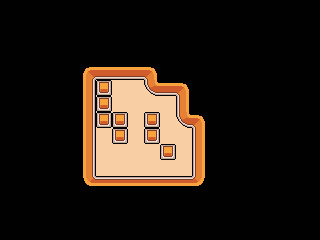

The image is a tile-based game level rendered from a .tmx file. Its description and source (layers, tilesets, objects; grid data summarised) follow:
An orthogonal 20x15 tile map with 16x16 px tiles, 2 tile layers (Tile Layer 1, Tile Layer 2) and 23 objects.

<map version="1.9" tiledversion="1.9.2" orientation="orthogonal" renderorder="right-down" width="20" height="15" tilewidth="16" tileheight="16" infinite="0" nextlayerid="15" nextobjectid="187">
 <tileset firstgid="1" name="fantasy" tilewidth="16" tileheight="16" tilecount="1120" columns="28">
  <image source="tilesets/tileset.png" width="448" height="640" />
 </tileset>
 <objectgroup id="6" name="collisions">
  <object id="156" x="80" y="64" width="64" height="16" />
  <object id="157" x="144" y="80" width="48" height="16" />
  <object id="160" x="80" y="176" width="112" height="16" />
  <object id="161" x="80" y="112" width="16" height="64" />
  <object id="162" x="80" y="112" width="32" height="16" />
  <object id="166" x="80" y="64" width="16" height="48" />
  <object id="173" x="80" y="64" width="16" height="128" />
  <object id="174" x="112" y="176" width="96" height="16" />
  <object id="175" x="192" y="112" width="16" height="64" />
  <object id="176" x="176" y="80" width="16" height="48" />
  <object id="177" x="144" y="64" width="16" height="32" />
  <object id="178" x="160" y="80" width="16" height="16" />
  <object id="179" x="96" y="64" width="48" height="16" />
  <object id="182" x="160" y="144" width="16" height="16" />
  <object id="183" x="96" y="64" width="16" height="64" />
  <object id="184" x="112" y="112" width="16" height="32" />
  <object id="186" x="144" y="112" width="16" height="32" />
 </objectgroup>
 <objectgroup id="12" name="spawnpoint" locked="1">
  <object id="172" x="112" y="80" width="16" height="16" />
 </objectgroup>
 <objectgroup id="13" name="endpoint" locked="1">
  <object id="169" x="96" y="128" width="16" height="16" />
  <object id="170" x="112" y="144" width="16" height="16" />
  <object id="171" x="112" y="160" width="16" height="16" />
 </objectgroup>
 <objectgroup id="14" name="coins" locked="1">
  <object id="167" x="128" y="96" width="16" height="16" />
  <object id="168" x="160" y="160" width="16" height="16" />
 </objectgroup>
 <layer id="10" name="Tile Layer 1" width="20" height="15">
  <data>[300 cells, 300 non-empty, 2 distinct tile ids]</data>
 </layer>
 <layer id="11" name="Tile Layer 2" width="20" height="15" locked="1">
  <data>[300 cells, 36 non-empty, 10 distinct tile ids]</data>
 </layer>
</map>
